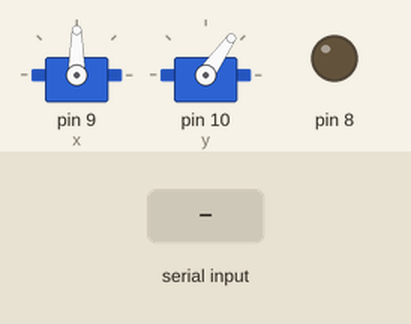
Simulated run of this sketch. Board: Arduino Uno, built with avr-gcc and run on an emulated ATmega328P. Parts: 2 × servo, output pins drawn as LEDs (lit = HIGH). Inputs (shaded band) come from the test bench.

Above: at 1.2 s.
1.3 s: "90,45\n" received over Serial
At 1.8 s:
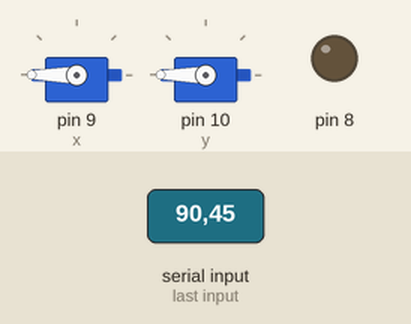
2.8 s: "X90\n" received over Serial
At 3.1 s:
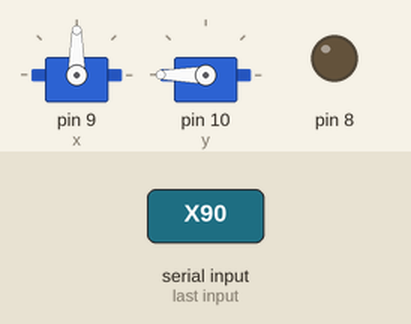
4.3 s: "X,45\n" received over Serial
At 5.4 s:
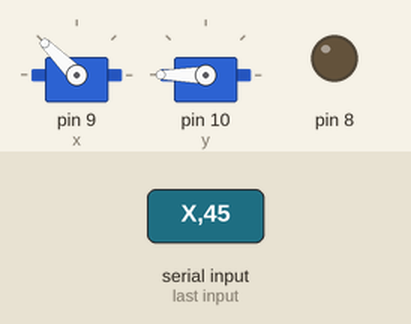
5.8 s: "X" received over Serial
At 7.1 s:
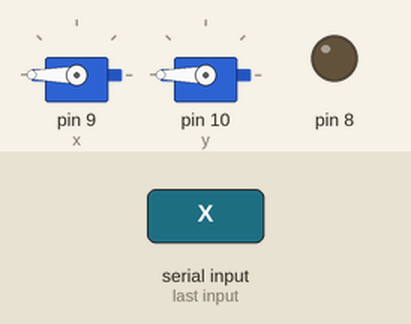
Timing chart, 0 to 8.8 s (numbered marks = the images above; inputs shaded):
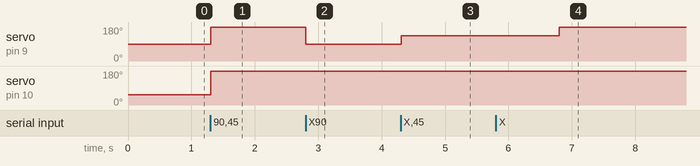

Measured:
- after the input at 1.3 s, servo on pin 9 (x): 90° → 180° at once; servo on pin 10 (y): 55° → 180° at once
- after the input at 2.8 s, servo on pin 9 (x): 180° → 90° at once
- after the input at 4.3 s, servo on pin 9 (x): 90° → 135° at once
- after the input at 5.8 s, servo on pin 9 (x): 135° → 180° after 1.0 s

The sketch:

sprayer.ino
```cpp
#include<Servo.h>


Servo x, y;
int width = 640, height = 480;
int xpos = 90, ypos = 55;
int i, j;

void setup() {

  Serial.begin(9600);
  x.attach(9);
  y.attach(10);

  x.write(xpos);
  y.write(ypos);

  pinMode(8, OUTPUT);

  digitalWrite(8, LOW);

}
const int angle = 2;


void loop() {
  if (Serial.available() > 0) {
    int x_mid, y_mid;
    if (Serial.read() == 'X')
    {
      x_mid = Serial.parseInt();
      digitalWrite(8, HIGH);

      i = 1;

      if (Serial.read() == 'Y')
        y_mid = Serial.parseInt();
        j = 1;
    } else {
      digitalWrite(8, LOW);
    }


    x.write(180 - x_mid);
    y.write(y_mid);

//    if (i == 1 && j ==1) {
//      digitalWrite(6, HIGH);
//    } else {
//      digitalWrite(6, LOW);
//    }


  } else {
    digitalWrite(8, LOW);
  }
}
```
